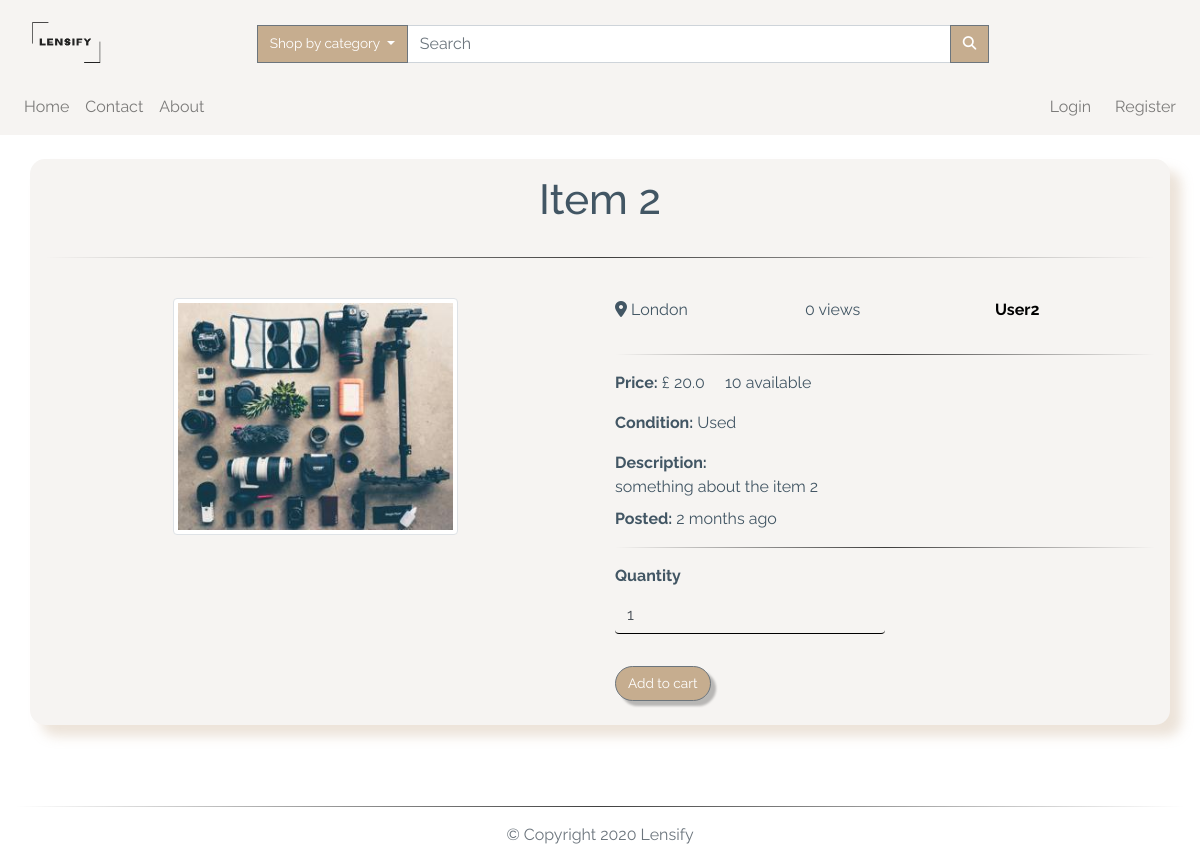
The page /item/2 on the database as committed earlier.
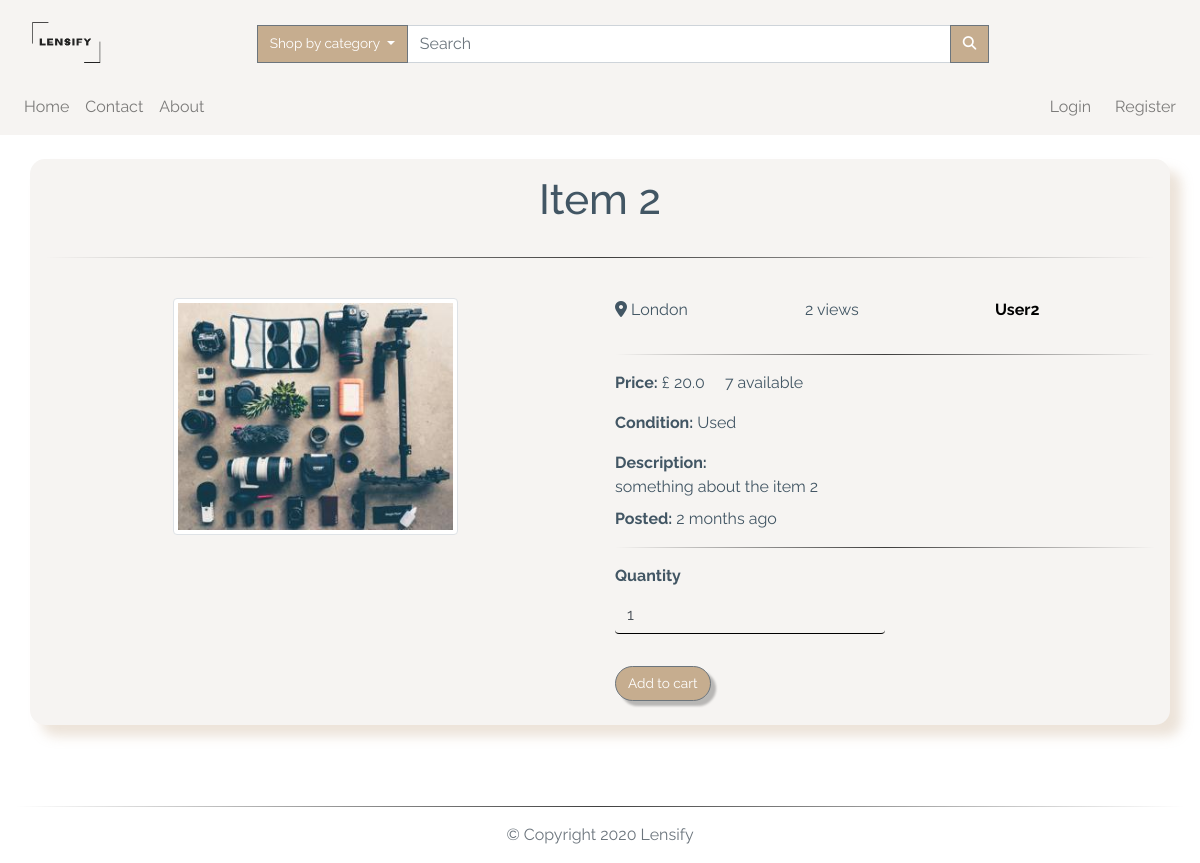
The same page on the database as committed later.
### app/models.py (models this page shows, shortened)
class TimestampMixin(object):
    created_at = db.Column(db.DateTime, nullable=False,
                           default=datetime.utcnow)
    updated_at = db.Column(db.DateTime, onupdate=datetime.utcnow)

class ItemForSale(db.Model, TimestampMixin):
    __tablename__ = "for_sale"
    id = db.Column(db.Integer, primary_key=True)
    title = db.Column(db.String(100), nullable=False)
    description = db.Column(db.Text, nullable=False)
    quantity = db.Column(db.Integer, nullable=False, default=1)
    condition = db.Column(db.String(50), nullable=False)
    item_city = db.Column(db.String(50), nullable=False)
    price = db.Column(db.Float, nullable=False)
    item_views = db.Column(db.Integer, default=0)
    image_file = db.Column(Json(128), nullable=False,
                           default=['item.jpg'])
    sold = db.Column(db.Boolean, default=False)
    seller_id = db.Column(db.Integer, db.ForeignKey("users.id"))
    category_id = db.Column(db.Integer, db.ForeignKey("categories.id"))
    item_in_order = db.relationship(
        "OrderItem", backref="item", lazy="dynamic"
    )

### app/routes.py (the view, shortened to what this page needs)
@app.route("/item/<item_id>", methods=["GET", "POST"])
def item(item_id):
    form = AddToCartForm()
    item = ItemForSale.query.filter_by(id=item_id).first_or_404()
    item.item_views += 1
    db.session.commit()
    return render_template("item_details.html", title="Item Details", item=item, form=form)

### app/forms.py
class AddToCartForm(FlaskForm):
    quantity = h5fields.IntegerField(
        "Quantity", default=1, widget=h5widgets.NumberInput(min=1, max=100, step=1),
        validators=[DataRequired(message="Please only insert numerical values")])
    submit = SubmitField('Add to cart')

### app/models.py (called while the page is built)
    def process_result_value(self, value, dialect):
        return json.loads(value)

### app/routes.py (called while the page is built)
@app.before_request
def before_request():
    if current_user.is_authenticated:
        current_user.updated_at = datetime.utcnow()
        db.session.commit()

@app.context_processor
def inject_categories():
    categories = Category.query.join(
        ItemForSale, (Category.id == ItemForSale.category_id)).all()
    return dict(categories=categories)

### app/templates/item_details.html (shortened to what this page needs)
{% extends "layout.html" %}
{% import "bootstrap/wtf.html" as wtf %}
{% block app_content %}
<div class="container custom-bg my-4">
  <div class="row justify-content-center">
    <h1 class="col-12 text-center my-3">
      {{ item.title.capitalize() }}
    </h1>
  </div>
  <hr>
  <div class="row justify-content-center">
    <div class="col-12 col-sm-6 my-4" aria-labelledby="item-picture">
      <div class="row justify-content-center">
        <img class="img-fluid w-50 thumb img-thumbnail" id="largeImage"
          src="{{url_for('static', filename='img/items/' + item.image_file[0])}}" alt="{{item.title}}">
      </div>
    </div>
    <div class="col-12 col-sm-6 my-4">
      <div class="row text-break">
        <p class="text-capitalize col-md-4">
          <i class="fas fa-map-marker-alt"></i> {{item.item_city }}
        </p>
        <p class="col-md-4">
          {{item.item_views}} views
        </p>
        <p class="col-md-4">
          <a href="{{url_for('user', username=item.seller.username)}}" class="text-capitalize" alt="{{item.title}}">
            <strong>{{ item.seller.username }} </strong>
          </a>
        </p>
      </div>
      <hr>
      <div class="row text-break">
        <div class="col-12">
          <p>
            <strong>Price:</strong> £ {{ item.price }} <span class="ml-3">{{item.quantity}} available</span>
          </p>
          <p>
            <strong>Condition:</strong> {{ item.condition }}
          </p>
          <p class="my-2">
            <strong>Description:</strong><span class="d-block">{{ item.description }}</span>
          </p>
          <p class="my-2">
            <strong>Posted:</strong> {{ moment(item.created_at).fromNow() }}
          </p>
          <hr>
          <form action="{{url_for('item', item_id=item.id)}}" method='POST' class="form">
            {{wtf.form_field(form.quantity, class="form-control w-50")}}
            {{wtf.form_field(form.submit, class="mt-3 btn btn-secondary")}}
          </form>
        </div>
      </div>
    </div>
  </div>
</div>
{% endblock app_content %}

Rows that differ between the two databases and show on the page:
changed ItemForSale "Item 2": item_views "0" → "2"; quantity "10" → "7"
